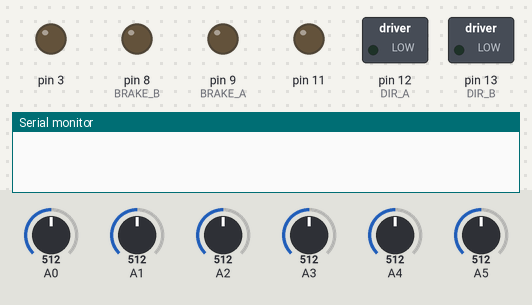
Bench run of a sketch on a simulated Arduino Uno, built with avr-gcc and run on an emulated ATmega328P. On the bench: switched loads named in the sketch (green lamp = pin HIGH), output pins drawn as LEDs (lit = HIGH), the last lines printed to the serial monitor. Inputs (shaded band) come from the test bench; at power-on: A0 = 512, A1 = 512, A2 = 512, A3 = 512, A4 = 512, A5 = 512.

Above: at 0.1 s.
At 6.3 s:
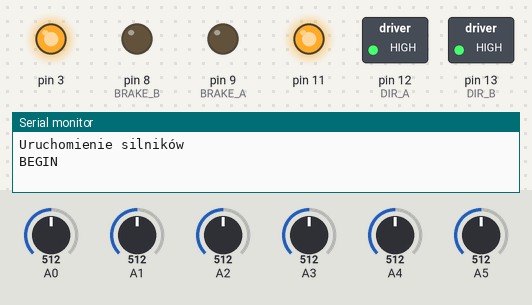
Timing chart, 0 to 7.8 s (numbered marks = the images above):
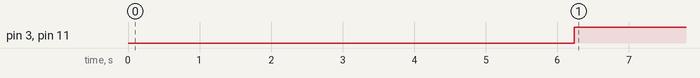

The sketch:

ef_1.ino
```cpp
#include <QTRSensors.h>

#define NUM_SENSORS             8  // number of sensors used
#define NUM_SAMPLES_PER_SENSOR  4  // average 4 analog samples per sensor reading
#define EMITTER_PIN             7  // emitter is controlled by digital pin 2

#define MIN_SPEED 20
#define MAX_SPEED 255

#define SOFT_TURN 60
#define MEDIUM_TURN 160
#define INSTANT_TURN 255

//#define DEBUG;

// sensors 0 through 5 are connected to analog inputs 0 through 5, respectively
QTRSensorsAnalog qtra((unsigned char[]) {
  15, 14, 13, 12, 11, 10, 9, 8
  //8, 9, 10, 11, 12, 13, 14, 15
},
NUM_SENSORS, NUM_SAMPLES_PER_SENSOR, EMITTER_PIN);
unsigned int sensorValues[NUM_SENSORS];
unsigned int maxValues[NUM_SENSORS];

const int PWM_A   = 3;
const int DIR_A   = 12;
const int BRAKE_A = 9;
const int SNS_A   = A0;

const int PWM_B   = 11;
const int DIR_B   = 13;
const int BRAKE_B = 8;
const int SNS_B   = A1;

// speed of left and right wheel
int left_speed = 255;
int right_speed = 255;

static bool IsBrake;

void set_speed(int _speed, int motor);
void go_forward();
void turn_left();
void turn_right();
void go_backward();
void brake();
void calibrate_qtra();

void turn_right_instant_and_slow();
void turn_right_instant();
void turn_right_softly();

void turn_left_instant_and_slow();
void turn_left_instant();
void turn_left_softly();

void start_drive() {
  digitalWrite(BRAKE_A, LOW);  // setting brake LOW disable motor brake
  digitalWrite(BRAKE_B, LOW);

  digitalWrite(DIR_A, HIGH);   // setting direction to HIGH the motor will spin forward
  digitalWrite(DIR_B, HIGH);

//  set_speed(right_speed, PWM_A);
//  set_speed(left_speed, PWM_B);
}

void setup() {
  Serial.begin(9600);

  for (int i = 0; i < NUM_SENSORS; i++) {
    maxValues[i] = 0;
  }

  calibrate_qtra();
  // print the calibration maximum values measured when emitters were on

#ifdef DEBUG
  for (int i = 0; i < NUM_SENSORS; i++)
  {
    Serial.print(maxValues[i]);
    Serial.print(' ');
  }
  Serial.println();
  Serial.println("Koniec kalibracji");
  Serial.println();
#endif

  delay(3000);

  // Configure DC Motors output
  pinMode(BRAKE_A, OUTPUT);  // Brake pin on channel A
  pinMode(DIR_A, OUTPUT);    // Direction pin on channel A

  pinMode(BRAKE_B, OUTPUT);
  pinMode(DIR_B, OUTPUT);

  IsBrake = false;
  Serial.println("Uruchomienie silników");
  start_drive();
  Serial.println("BEGIN");


}

void loop() {

  // read all sensors
  qtra.read(sensorValues);
  // for each sensor
  #ifdef DEBUG
    for (int i = 0; i < NUM_SENSORS; i++) {
    if (sensorValues[i] > maxValues[i]) {
     Serial.print ("black ");
    }
    Serial.print(sensorValues[i]); // comment it later
    Serial.print('\t');
    }
  Serial.println();
  #endif
  if (IsBrake == true) {
    unbrake();
  }
    else if (sensorValues[7] > maxValues[7]) {
      #ifdef DEBUG
      Serial.println("LEFT_INSTANT");
      #endif
      brake_one(PWM_B);
        turn_left_instant_and_slow();
    }
    else if (sensorValues[6] > maxValues[6]) {
         #ifdef DEBUG
        Serial.println("LEFT_MEDIUM");
        #endif
        turn_left_instant();
    }
    else if (sensorValues[5] > maxValues[5]) {
         #ifdef DEBUG
        Serial.println("LEFT_SOFT");
        #endif
        turn_left_softly();
    }
    else if (sensorValues[0] > maxValues[0]) {
         #ifdef DEBUG
        Serial.println("RIGHT_INSTANT");
        #endif
        brake_one(PWM_A);
        turn_right_instant_and_slow();
    }
    else if (sensorValues[1] > maxValues[1]) {
        #ifdef DEBUG
        Serial.println("RIGHT_MEDIUM");
        #endif
        turn_right_instant();
    }
    else if (sensorValues[2] > maxValues[2]) {
         #ifdef DEBUG
        Serial.println("RIGHT_SOFT");
        #endif
        turn_right_softly();
    }
    else {//if ((sensorValues[3] > maxValues[3]) || (sensorValues[4] > maxValues[4])) {
        #ifdef DEBUG
        Serial.println("GO_FORWARD");
        #endif
      go_forward();
    }
}

// calibrate sensors. Compute maximum values in every sensor's. (I made it like this because (unfortunately), my sensors are askew. :(
void calibrate_qtra() {
  for (int i = 0; i < 8; i++) {
    qtra.read(sensorValues);
    for (int j = 0; j < NUM_SENSORS; j++) {
      if (sensorValues[j] > maxValues[j]) {
        maxValues[j] = sensorValues[j];
        if (j == 0 || j == 7) {
          maxValues[j] *= 3;
        }
        else if (j == 1) {
          maxValues[j] *= 3;
        }
        else if (j == 2 || j == 6) {
          maxValues[j] *= 6;
        }
        else {
          maxValues[j] *= 7;
        }
      }
    }
    delay(400);
  }
}


void set_speed(int _speed, int motor) {
  analogWrite(motor, _speed);     // Set the speed of the motor, 255 is the maximum value
}

void go_forward() {
  set_speed(right_speed, PWM_A);
  set_speed(left_speed, PWM_B);
}

void turn_left_softly() {
  set_speed(left_speed - SOFT_TURN, PWM_B);
  set_speed(right_speed, PWM_A);
}

void turn_left_instant() {
  set_speed(left_speed - MEDIUM_TURN, PWM_B);
  set_speed(right_speed, PWM_A);
}

void turn_left_instant_and_slow() {

  set_speed(left_speed - INSTANT_TURN, PWM_B);
  set_speed(right_speed, PWM_A);
}

void turn_right_softly() {
  set_speed(left_speed, PWM_B);
  set_speed(right_speed - SOFT_TURN, PWM_A);
}

void turn_right_instant() {
  set_speed(right_speed - MEDIUM_TURN, PWM_A);
  set_speed(left_speed, PWM_B);
}
void turn_right_instant_and_slow() {
   set_speed(left_speed, PWM_B);
   set_speed(right_speed - INSTANT_TURN, PWM_A);
}

void go_backward() {
  digitalWrite(DIR_A, LOW);
  digitalWrite(DIR_B, LOW);

  set_speed(255, PWM_A);
  set_speed(255, PWM_B);
}

void brake_one(int motor) {
  if (motor == PWM_A) {
    digitalWrite(BRAKE_A, HIGH);  // setting br
  }
  else {
    digitalWrite(BRAKE_B, HIGH);  // setting br
  }
  IsBrake = true;
}

void unbrake() {
    digitalWrite(BRAKE_A, LOW);  // setting br
    digitalWrite(BRAKE_B, LOW);  // setting br
    IsBrake = false;
}
void brake() {
  set_speed(0, PWM_A);
  set_speed(0, PWM_B);
}
```

Measured:
- by itself, pin 3, pin 11: LOW → HIGH at 6.2 s
